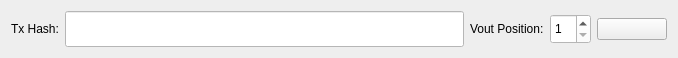
<?xml version="1.0" encoding="UTF-8"?>
<ui version="4.0">
 <class>TxHashItem</class>
 <widget class="QWidget" name="TxHashItem">
  <property name="geometry">
   <rect>
    <x>0</x>
    <y>0</y>
    <width>678</width>
    <height>54</height>
   </rect>
  </property>
  <property name="windowTitle">
   <string>AddressKeyItem</string>
  </property>
  <property name="styleSheet">
   <string notr="true">background-color: rgb(238, 238, 238);</string>
  </property>
  <layout class="QHBoxLayout" name="horizontalLayout">
   <item>
    <widget class="QLabel" name="m_lLabel">
     <property name="text">
      <string>Tx Hash:</string>
     </property>
    </widget>
   </item>
   <item>
    <widget class="QLineEdit" name="m_leLabel">
     <property name="minimumSize">
      <size>
       <width>0</width>
       <height>36</height>
      </size>
     </property>
     <property name="styleSheet">
      <string notr="true">background-color: rgb(255, 255, 255);</string>
     </property>
    </widget>
   </item>
   <item>
    <widget class="QLabel" name="m_lAmount">
     <property name="text">
      <string>Vout Position:</string>
     </property>
    </widget>
   </item>
   <item>
    <widget class="QSpinBox" name="m_sbVoutPosition">
     <property name="minimumSize">
      <size>
       <width>0</width>
       <height>30</height>
      </size>
     </property>
     <property name="styleSheet">
      <string notr="true">background-color: rgb(255, 255, 255);</string>
     </property>
     <property name="minimum">
      <number>1</number>
     </property>
    </widget>
   </item>
   <item>
    <widget class="QPushButton" name="m_btnRemove">
     <property name="minimumSize">
      <size>
       <width>70</width>
       <height>0</height>
      </size>
     </property>
     <property name="text">
      <string/>
     </property>
     <property name="icon">
      <iconset resource="../resources/resource.qrc">
       <normaloff>:/png/remove.png</normaloff>:/png/remove.png</iconset>
     </property>
    </widget>
   </item>
  </layout>
 </widget>
 <layoutdefault spacing="6" margin="11"/>
 <resources>
  <include location="../resources/resource.qrc"/>
 </resources>
 <connections/>
</ui>
